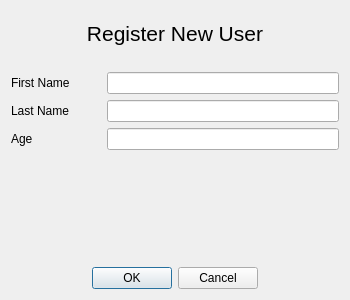
<?xml version="1.0" encoding="UTF-8"?>
<ui version="4.0">
 <class>RegisterDialog</class>
 <widget class="QDialog" name="RegisterDialog">
  <property name="geometry">
   <rect>
    <x>0</x>
    <y>0</y>
    <width>350</width>
    <height>300</height>
   </rect>
  </property>
  <property name="minimumSize">
   <size>
    <width>350</width>
    <height>300</height>
   </size>
  </property>
  <property name="windowTitle">
   <string>Register User</string>
  </property>
  <layout class="QVBoxLayout" name="verticalLayout">
   <item>
    <spacer name="title_spacer">
     <property name="orientation">
      <enum>Qt::Vertical</enum>
     </property>
     <property name="sizeType">
      <enum>QSizePolicy::Fixed</enum>
     </property>
     <property name="sizeHint" stdset="0">
      <size>
       <width>20</width>
       <height>10</height>
      </size>
     </property>
    </spacer>
   </item>
   <item>
    <widget class="QLabel" name="title_label">
     <property name="font">
      <font>
       <pointsize>16</pointsize>
      </font>
     </property>
     <property name="text">
      <string>Register New User</string>
     </property>
     <property name="alignment">
      <set>Qt::AlignCenter</set>
     </property>
    </widget>
   </item>
   <item>
    <spacer name="top_spacer">
     <property name="orientation">
      <enum>Qt::Vertical</enum>
     </property>
     <property name="sizeType">
      <enum>QSizePolicy::Minimum</enum>
     </property>
     <property name="sizeHint" stdset="0">
      <size>
       <width>20</width>
       <height>20</height>
      </size>
     </property>
    </spacer>
   </item>
   <item>
    <layout class="QHBoxLayout" name="first_name_layout">
     <item>
      <widget class="QLabel" name="first_name_label">
       <property name="sizePolicy">
        <sizepolicy hsizetype="Fixed" vsizetype="Preferred">
         <horstretch>0</horstretch>
         <verstretch>0</verstretch>
        </sizepolicy>
       </property>
       <property name="minimumSize">
        <size>
         <width>90</width>
         <height>0</height>
        </size>
       </property>
       <property name="maximumSize">
        <size>
         <width>90</width>
         <height>16777215</height>
        </size>
       </property>
       <property name="text">
        <string>First Name</string>
       </property>
      </widget>
     </item>
     <item>
      <widget class="QLineEdit" name="first_name_edit"/>
     </item>
    </layout>
   </item>
   <item>
    <layout class="QHBoxLayout" name="last_name_layout">
     <item>
      <widget class="QLabel" name="last_name_label">
       <property name="sizePolicy">
        <sizepolicy hsizetype="Fixed" vsizetype="Preferred">
         <horstretch>0</horstretch>
         <verstretch>0</verstretch>
        </sizepolicy>
       </property>
       <property name="minimumSize">
        <size>
         <width>90</width>
         <height>0</height>
        </size>
       </property>
       <property name="maximumSize">
        <size>
         <width>90</width>
         <height>16777215</height>
        </size>
       </property>
       <property name="text">
        <string>Last Name</string>
       </property>
      </widget>
     </item>
     <item>
      <widget class="QLineEdit" name="last_name_edit"/>
     </item>
    </layout>
   </item>
   <item>
    <layout class="QHBoxLayout" name="age_name_layout">
     <item>
      <widget class="QLabel" name="age_label">
       <property name="sizePolicy">
        <sizepolicy hsizetype="Fixed" vsizetype="Preferred">
         <horstretch>0</horstretch>
         <verstretch>0</verstretch>
        </sizepolicy>
       </property>
       <property name="minimumSize">
        <size>
         <width>90</width>
         <height>0</height>
        </size>
       </property>
       <property name="maximumSize">
        <size>
         <width>90</width>
         <height>16777215</height>
        </size>
       </property>
       <property name="text">
        <string>Age</string>
       </property>
      </widget>
     </item>
     <item>
      <widget class="QLineEdit" name="age_edit"/>
     </item>
    </layout>
   </item>
   <item>
    <spacer name="bottom_spacer">
     <property name="orientation">
      <enum>Qt::Vertical</enum>
     </property>
     <property name="sizeHint" stdset="0">
      <size>
       <width>20</width>
       <height>40</height>
      </size>
     </property>
    </spacer>
   </item>
   <item>
    <widget class="QDialogButtonBox" name="button_box">
     <property name="layoutDirection">
      <enum>Qt::LeftToRight</enum>
     </property>
     <property name="orientation">
      <enum>Qt::Horizontal</enum>
     </property>
     <property name="standardButtons">
      <set>QDialogButtonBox::Cancel|QDialogButtonBox::Ok</set>
     </property>
     <property name="centerButtons">
      <bool>true</bool>
     </property>
    </widget>
   </item>
  </layout>
 </widget>
 <resources/>
 <connections>
  <connection>
   <sender>button_box</sender>
   <signal>accepted()</signal>
   <receiver>RegisterDialog</receiver>
   <slot>accept()</slot>
   <hints>
    <hint type="sourcelabel">
     <x>248</x>
     <y>254</y>
    </hint>
    <hint type="destinationlabel">
     <x>157</x>
     <y>274</y>
    </hint>
   </hints>
  </connection>
  <connection>
   <sender>button_box</sender>
   <signal>rejected()</signal>
   <receiver>RegisterDialog</receiver>
   <slot>reject()</slot>
   <hints>
    <hint type="sourcelabel">
     <x>316</x>
     <y>260</y>
    </hint>
    <hint type="destinationlabel">
     <x>286</x>
     <y>274</y>
    </hint>
   </hints>
  </connection>
 </connections>
</ui>
